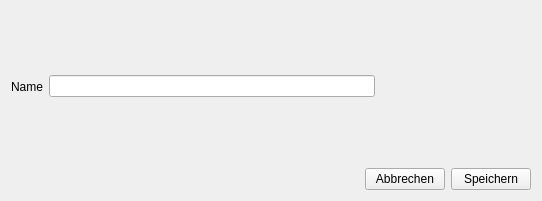
<?xml version="1.0" encoding="UTF-8"?>
<ui version="4.0">
 <class>NewCustomer</class>
 <widget class="QWidget" name="NewCustomer">
  <property name="geometry">
   <rect>
    <x>0</x>
    <y>0</y>
    <width>542</width>
    <height>201</height>
   </rect>
  </property>
  <property name="windowTitle">
   <string>Form</string>
  </property>
  <property name="windowIcon">
   <iconset resource="rsc.qrc">
    <normaloff>:/icon/icons/person.png</normaloff>:/icon/icons/person.png</iconset>
  </property>
  <layout class="QVBoxLayout" name="verticalLayout_2">
   <item>
    <layout class="QHBoxLayout" name="horizontalLayout_3">
     <item>
      <layout class="QHBoxLayout" name="horizontalLayout">
       <item>
        <widget class="QLabel" name="label">
         <property name="text">
          <string>Name</string>
         </property>
        </widget>
       </item>
       <item>
        <widget class="QLineEdit" name="name"/>
       </item>
      </layout>
     </item>
     <item>
      <widget class="QWidget" name="widget" native="true">
       <property name="minimumSize">
        <size>
         <width>150</width>
         <height>150</height>
        </size>
       </property>
       <layout class="QVBoxLayout" name="verticalLayout">
        <item>
         <widget class="QLabel" name="label_2">
          <property name="text">
           <string/>
          </property>
          <property name="pixmap">
           <pixmap resource="rsc.qrc">:/icon/icons/person.png</pixmap>
          </property>
          <property name="scaledContents">
           <bool>false</bool>
          </property>
         </widget>
        </item>
       </layout>
      </widget>
     </item>
    </layout>
   </item>
   <item>
    <layout class="QHBoxLayout" name="horizontalLayout_2">
     <item>
      <spacer name="horizontalSpacer">
       <property name="orientation">
        <enum>Qt::Horizontal</enum>
       </property>
       <property name="sizeHint" stdset="0">
        <size>
         <width>40</width>
         <height>20</height>
        </size>
       </property>
      </spacer>
     </item>
     <item>
      <widget class="QPushButton" name="abort">
       <property name="text">
        <string>Abbrechen</string>
       </property>
      </widget>
     </item>
     <item>
      <widget class="QPushButton" name="save">
       <property name="text">
        <string>Speichern</string>
       </property>
      </widget>
     </item>
    </layout>
   </item>
  </layout>
 </widget>
 <resources>
  <include location="rsc.qrc"/>
 </resources>
 <connections/>
</ui>
